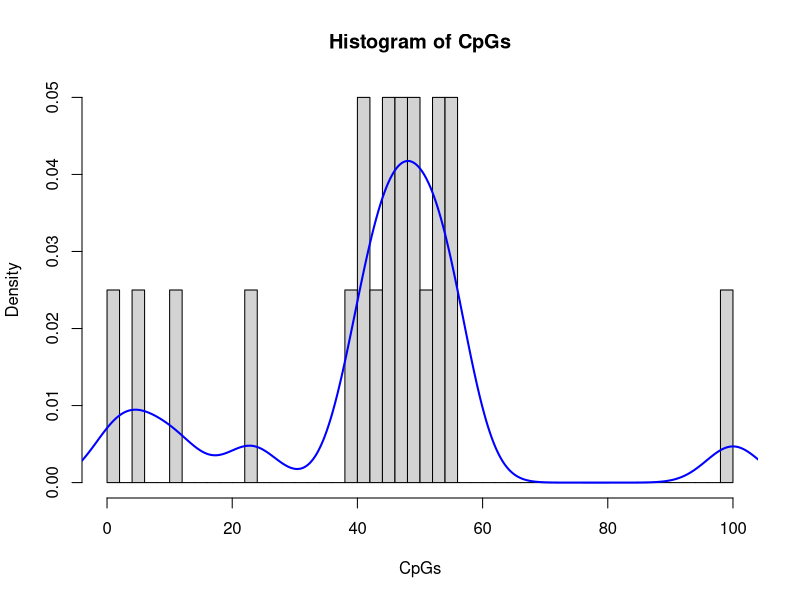
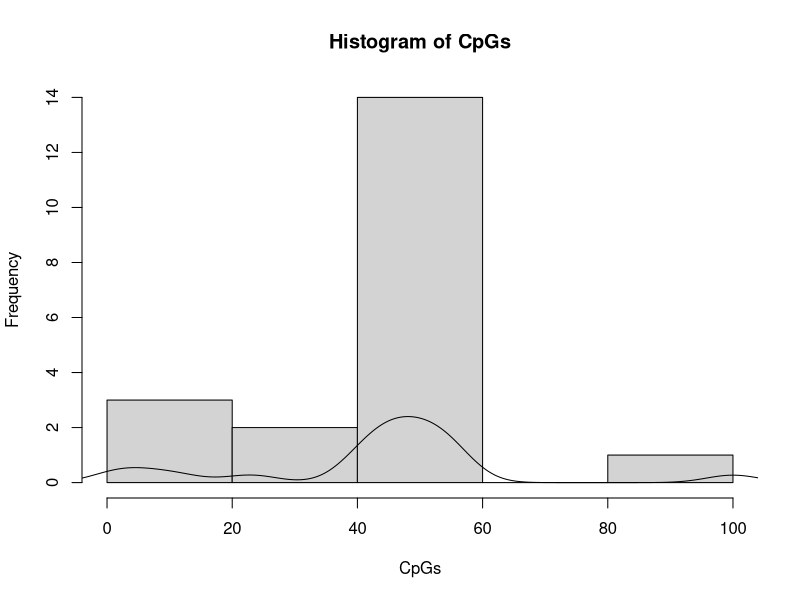

The R script that drew these images, in order:
### Histogram and density of Standard Deviation positions for clock CpGs
library(data.table)

CpGs <- c(1,5,11,23,40,41,42,44,45,46,47,48,49,55,54,53,52,50,56,100)
hist(CpGs,breaks=50,xlim=c(0,100), freq = F) # try adding freq=F
lines(density(CpGs),
      lwd=2,
      col="blue")

# see https://stackoverflow.com/questions/67166083/density-curve-on-histogram-is-flat
d <- density(CpGs)
dx <- diff(d$x)[1]
sum(d$y)*dx # 1.000852
h <- hist(CpGs)
lines(x=d$x,y=max(h$counts)*d$y/dx)
